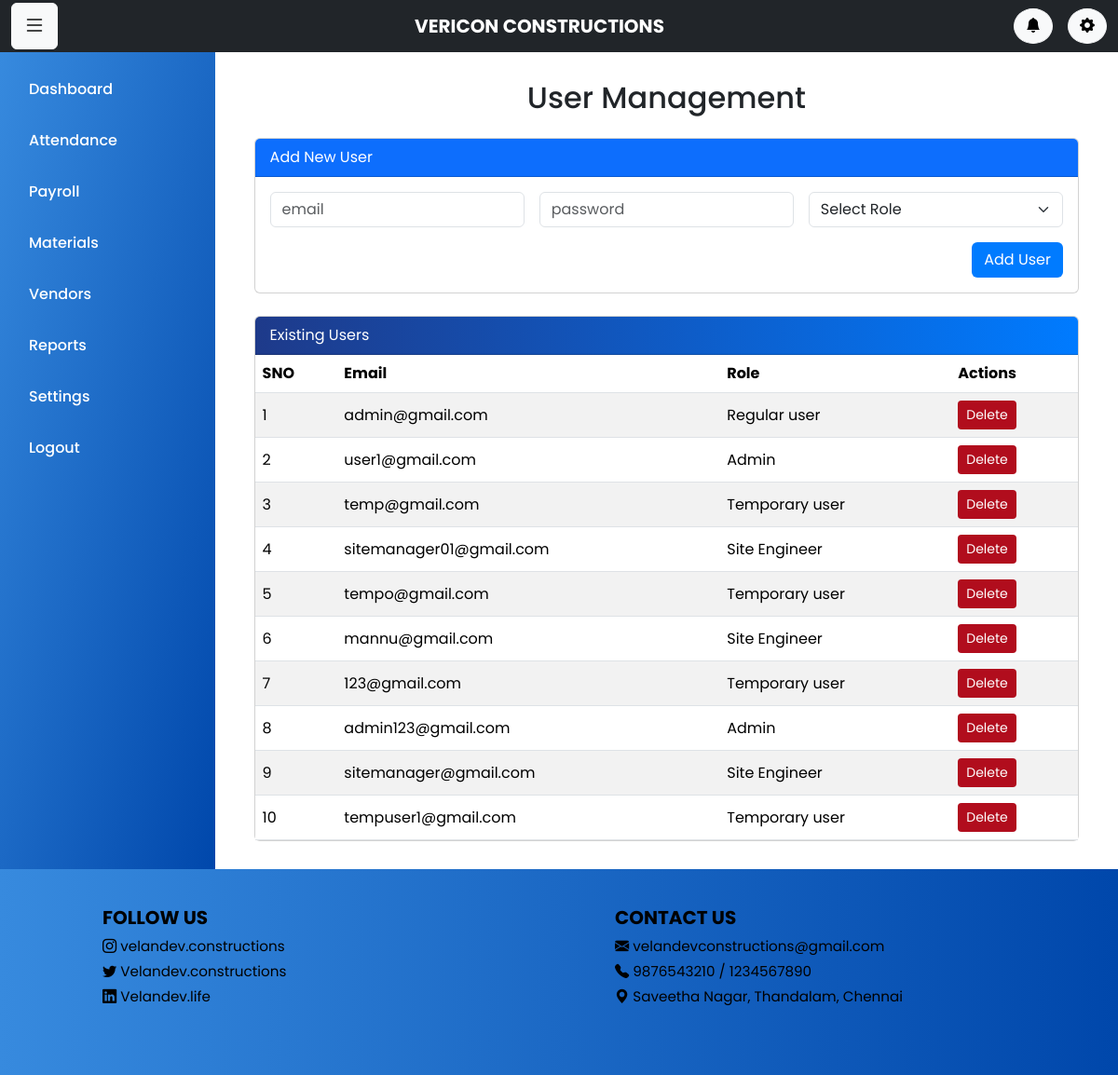
/users/, run on the app's committed database.
### core/models.py (models this page shows, shortened)
class User(AbstractBaseUser, PermissionsMixin):
    email = models.EmailField(unique=True)
    phone = models.CharField(max_length=15, blank=True)
    role = models.CharField(max_length=20, choices=ROLE_CHOICES, default='regular_user')
    first_name=models.CharField(max_length=30,blank=True)
    last_name=models.CharField(max_length=20,blank=True)
    is_approved = models.BooleanField(default=False)
    is_blocked = models.BooleanField(default=False)
    approved_by = models.IntegerField(null=True, blank=True)
    approved_at = models.DateTimeField(null=True, blank=True)
    failed_login_attempts = models.IntegerField(default=0)
    last_failed_login = models.DateTimeField(null=True, blank=True)
    created_at = models.DateTimeField(default=now)
    is_active = models.BooleanField(default=True)
    is_staff = models.BooleanField(default=False)
    objects = UserManager()
    USERNAME_FIELD = 'email'
    REQUIRED_FIELDS = []

### core/views.py (the view)
# urls.py: path('users/',views.user_management,name='user_management'),
def user_management(request):
    users = User.objects.all()
    return render(request, 'user_management.html', {'users': users})

### core/templates/user_management.html (shortened to what this page needs)
{% extends 'base.html' %}
{% block content %}
<div class="container">
  <h2 class="mb-4 text-center">User Management</h2>
  <div class="card mb-4">
    <div class="card-header bg-primary text-white">
      Add New User
    </div>
    <div class="card-body">
      <form method="POST" action="{% url 'add_user' %}">
        <div class="row g-3">
          <div class="col-md-4">
            <input type="text" name="email" class="form-control" placeholder="email" required>
          </div>
          <div class="col-md-4">
            <input type="password" name="password" class="form-control" placeholder="password" required>
          </div>
          <div class="col-md-4">
            <select name="role" class="form-select" required>
              <option value="">Select Role</option>
            </select>
          </div>
        </div>
        <div class="text-end mt-3">
          <button type="submit" class="btn btn-add">Add User</button>
        </div>
      </form>
    </div>
  </div>
  <div class="card">
  <div class="card-header blue-gradient-header">Existing Users</div>
    <div class="card-body p-0">
      <table class="table table-striped mb-0 user-table">
        <thead class="blue-gradient-header">
          <tr>
            <th>SNO</th>
            <th>Email</th>
            <th>Role</th>
            <th>Actions</th>
          </tr>
        </thead>
        <tbody>
          {% for user in users %}
          <tr>
            <td>{{ forloop.counter }}</td>
            <td>{{ user.email }}</td>
            <td>
            {% if user.role == "admin" %}
            Admin
            {% elif user.role == "engineer" %}
            Site Engineer
            {% elif user.role == "regular_user" %}
            Regular user
            {% elif user.role == "temp_user" %}
            Temporary user
            {% endif %}
            </td>
            <td>
              <form method="POST" action="{% url 'delete_user' user.id %}" onsubmit="return confirm('Delete this user?');">
                <button type="submit" class="btn btn-sm btn-delete">Delete</button>
              </form>
            </td>
          </tr>
          {% empty %}
          <tr>
            <td colspan="5" class="text-center">No users found.</td>
          </tr>
          {% endfor %}
        </tbody>
      </table>
    </div>
  </div>
</div>
{% endblock %}

### core/templates/base.html (shortened to what this page needs)
<!DOCTYPE html>
<html lang="en">
<head>
  <link href="https://cdn.jsdelivr.net/npm/bootstrap@5.3.3/dist/css/bootstrap.min.css" rel="stylesheet" />
  <link href="https://cdn.jsdelivr.net/npm/bootstrap-icons@1.10.5/font/bootstrap-icons.css" rel="stylesheet" />
</head>
<body>
  <nav class="navbar navbar-expand-lg navbar-dark bg-dark">
    <div class="container-fluid d-flex justify-content-between align-items-center">
      <button id="sidebarToggle" class="btn btn-light me-2">
        <i class="bi bi-list" style="font-size: 24px;"></i>
      </button>
      <a class="navbar-brand fw-bold mx-auto" href="#">VERICON CONSTRUCTIONS</a>
      <div class="d-flex gap-3">
        <a href="{% url 'notifications' %}" class="btn btn-light rounded-circle">
          <i class="bi bi-bell-fill"></i>
        </a>
        <a href="{% url 'settings' %}" class="btn btn-light rounded-circle">
          <i class="bi bi-gear-fill"></i>
        </a>
      </div>
    </div>
  </nav>
  <div class="wrapper" id="wrapper">
    {% block sidebar %}
    <div class="sidebar">
      <ul class="nav flex-column">
        <li class="nav-item"><a href="{% url 'admin_dashboard' %}" class="nav-link">Dashboard</a></li>
        <li class="nav-item"><a href="{% url 'attendance' %}" class="nav-link">Attendance</a></li>
        <li class="nav-item"><a href="{% url 'payroll' %}" class="nav-link">Payroll</a></li>
        <li class="nav-item"><a href="{% url 'materials' %}" class="nav-link">Materials</a></li>
        <li class="nav-item"><a href="{% url 'vendor' %}" class="nav-link">Vendors</a></li>
        <li class="nav-item"><a href="{% url 'reports' %}" class="nav-link">Reports</a></li>
        <li class="nav-item"><a href="{% url 'settings' %}" class="nav-link">Settings</a></li>
        <li class="nav-item"><a href="{% url 'logout' %}" class="nav-link">Logout</a></li>
      </ul>
    </div>
    {% endblock %}
    <div id="mainContent">
      {% block content %}{% endblock %}
    </div>
  </div>
  <footer class="site-footer">
    <div class="container">
      <div class="row text-start">
        <div class="col-md-6 mb-3">
          <h5 class="fw-bold text-blue">FOLLOW US</h5>
          <p class="mb-1"><i class="bi bi-instagram"></i> <span class="text-light">velandev.constructions</span></p>
          <p class="mb-1"><i class="bi bi-twitter"></i> <span class="text-light">Velandev.constructions</span></p>
          <p><i class="bi bi-linkedin"></i> <span class="text-light">Velandev.life</span></p>
        </div>
        <div class="col-md-6 mb-3">
          <h5 class="fw-bold text-blue">CONTACT US</h5>
          <p class="mb-1"><i class="bi bi-envelope-fill"></i> <span class="text-light">velandevconstructions@gmail.com</span></p>
          <p class="mb-1"><i class="bi bi-telephone-fill"></i> <span class="text-light">9876543210 / 1234567890</span></p>
          <p><i class="bi bi-geo-alt-fill"></i> <span class="text-light">Saveetha Nagar, Thandalam, Chennai</span></p>
        </div>
      </div>
    </div>
  </footer>
</body>
</html>

### core/templates/user_management.html (style rules this page uses)
.user-table th, .user-table td { vertical-align: middle; }
.btn-add { background-color: #007bff; color: white; }
.btn-delete { background-color: #b10d1d; color: white; }
.blue-gradient-header { background: linear-gradient(to right, #1e3a8a, #007bff); color: white; }

### core/templates/base.html (style rules this page uses)
html, body { margin: 0; padding: 0; height: 100%; font-family: 'Poppins', sans-serif; background-color: #fff; }
.navbar { position: fixed; top: 0; width: 100%; height: 56px; z-index: 1050; }
.wrapper { display: flex; transition: all 0.3s ease; margin-top: 56px; min-height: calc(100vh - 56px); }
.sidebar { width: 240px; background: linear-gradient(to bottom right, #378ade, #0047ab); color: rgb(255, 255, 255); padding: 20px 15px; transition: all 0.3s ease; overflow-y: auto; }
.sidebar .nav-link { color: rgb(255, 255, 255); margin-bottom: 15px; font-weight: 500; }
#mainContent { flex-grow: 1; padding: 30px; transition: all 0.3s ease; }
.site-footer { background: linear-gradient(to right, #378ade, #0047ab); color: rgb(0, 0, 0); padding: 40px 30px; font-size: 0.95rem; width: 100%; }
.site-footer .container { max-width: 1100px; color: #000000; }
.site-footer .row > div { padding-left: 60px; }
.site-footer .text-light { color: #000000 !important; }

### data on the page
User: email "admin@gmail.com", role "Regular user"
User: email "user1@gmail.com", role "Admin"
User: email "temp@gmail.com", role "Temporary user"
User: email "sitemanager01@gmail.com", role "Site Engineer"
User: email "tempo@gmail.com", role "Temporary user"
User: email "mannu@gmail.com", role "Site Engineer"
User: email "123@gmail.com", role "Temporary user"
User: email "admin123@gmail.com", role "Admin"
User: email "sitemanager@gmail.com", role "Site Engineer"
User: email "tempuser1@gmail.com", role "Temporary user"
